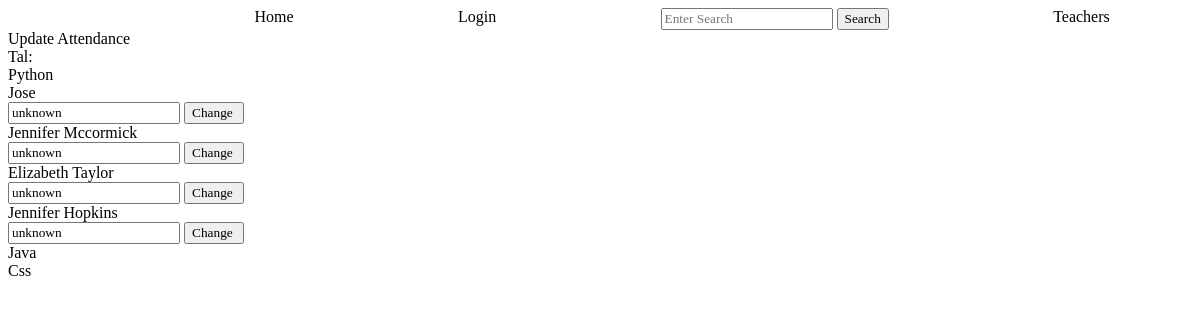
/teacher/5, run on an earlier commit of the app's database.
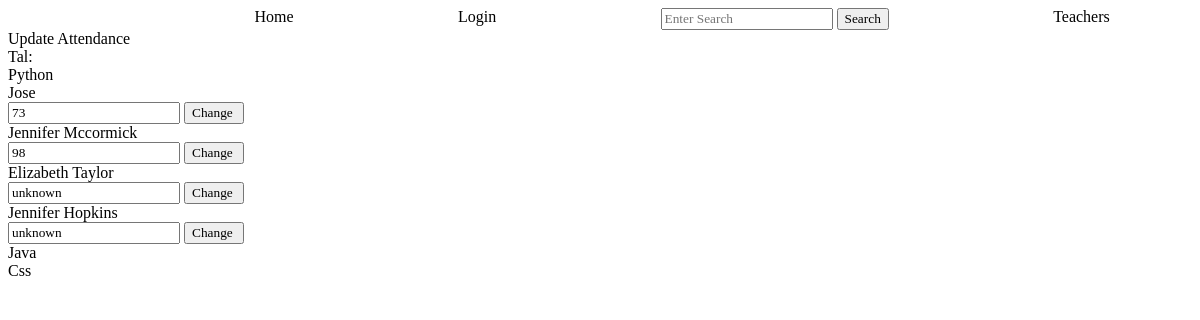
And on a later commit of the database.
### tables this page shows
CREATE TABLE students_courses (
        id INTEGER PRIMARY KEY,
        student_id INTEGER,
        course_id INTEGER,
        grade INTEGER DEFAULT "unknown",
        UNIQUE (student_id, course_id),
        FOREIGN KEY (student_id) REFERENCES students (id),
        FOREIGN KEY (course_id) REFERENCES courses (id)
    );

CREATE TABLE courses (
        id INTEGER PRIMARY KEY,
        name TEXT NOT NULL,
        description TEXT,
        teacher_id TEXT NOT NULL,
        start TEXT,
        day TEXT,
        time TEXT, 
        FOREIGN KEY (teacher_id) REFERENCES teachers (id)
        );

### app.py (the view)
@app.route('/teacher/<teacher_id>',  methods=['GET', 'POST'])
def teacher_info_a(teacher_id):
    log=check_log()
    info=chek_admin()
    if request.method=='POST':
        new_grade=request.form['new_grade']
        student_id=request.form['student_id']
        course_id=request.form['course_id']
        crud.change_grade(new_grade, student_id, course_id)
    teacher=crud.read_if('*',"teachers","id", teacher_id)
    teacher_object=create_students_objects(teacher)
    teacher_courses=crud.read_if('*', 'courses', 'teacher_id', teacher_id)
    teacher_course_object=create_courses_objects(teacher_courses)
    students_courses=[]
    for course in teacher_course_object:
        students=[]
        students_info=crud.read_if('student_id, grade', 'students_courses', 'course_id', course.tid )
        students.append(course.name)
        for s in students_info:
             student=namedtuple('C_S', [ 'student_id','student_name','course_id','grade'])
             student.student_id=s[0]
             student.student_name=crud.student_name(s[0])
             student.course_id=course.tid
             student.grade=s[1]
             students.append(student)
        students_courses.append(students)
    return render_template('teachers.html', log=log, info=info, teacher=teacher_object, teacher_courses=teacher_course_object, students_courses=students_courses)

### app.py (called while the page is built)
def check_log(): #check if user is loged in or not
    log_result={}
    if "name" in session:
        link='/logout'
        log='Logout'
        log_result['link']=link
        log_result['log']=log
        return log_result
    else:
        link='/login'
        log='Login'
        log_result['link']=link
        log_result['log']=log
        return log_result

def chek_admin():
    if "role" in session:
        info={}
        if session['role']=='admin':
            info['id']=session['id']
            info['link']=f"/administrator/{session['id']}"
            info['word']='Administrator'
            info['hello']=f"Hello {crud.admin_name(session['id'])}- what do you want to do?"
        if session['role']=='teacher':
            info['id']=session['id']
            info['link']=f"/teacher_profile/{session['id']}"
            info['word']=f"Welcome {crud.teacher_name(session['id'])}"
        if session['role']=='student':
            info['id']=session['id']
            info['link']=f"/student_profile/{session['id']}"
            info['word']=f"Welcome {crud.student_name(session['id'])}"
        return info

### templates/teachers.html (shortened to what this page needs)
{% extends "base.html" %}
{% block content %}
<div class="link"><a  href="/attendance">Update Attendance</a></div>
<div class="update_grage">
    <div>{% for t in teacher %}
        {{t.name}}:
        {% endfor %}
    </div>
    {% for course in students_courses %}
        <div>{{course[0]}}</div>
        {% for student in course[1:] %}
            <div>{{student.student_name}}</div>
            <form action="" method="post">
                <input type="text" name="new_grade" value="{{student.grade}}">
                <input type="submit" value="Change ">
            </form>
        {% endfor %}
    {% endfor %}
</div>
{% endblock %}

What changed in the data, as far as the page shows it:
no longer on this page (row edited): students_courses: new_grade "unknown"
no longer on this page (row edited): students_courses: new_grade "unknown"
Also different on the page:
new list line: "73"
new list line: "98"
